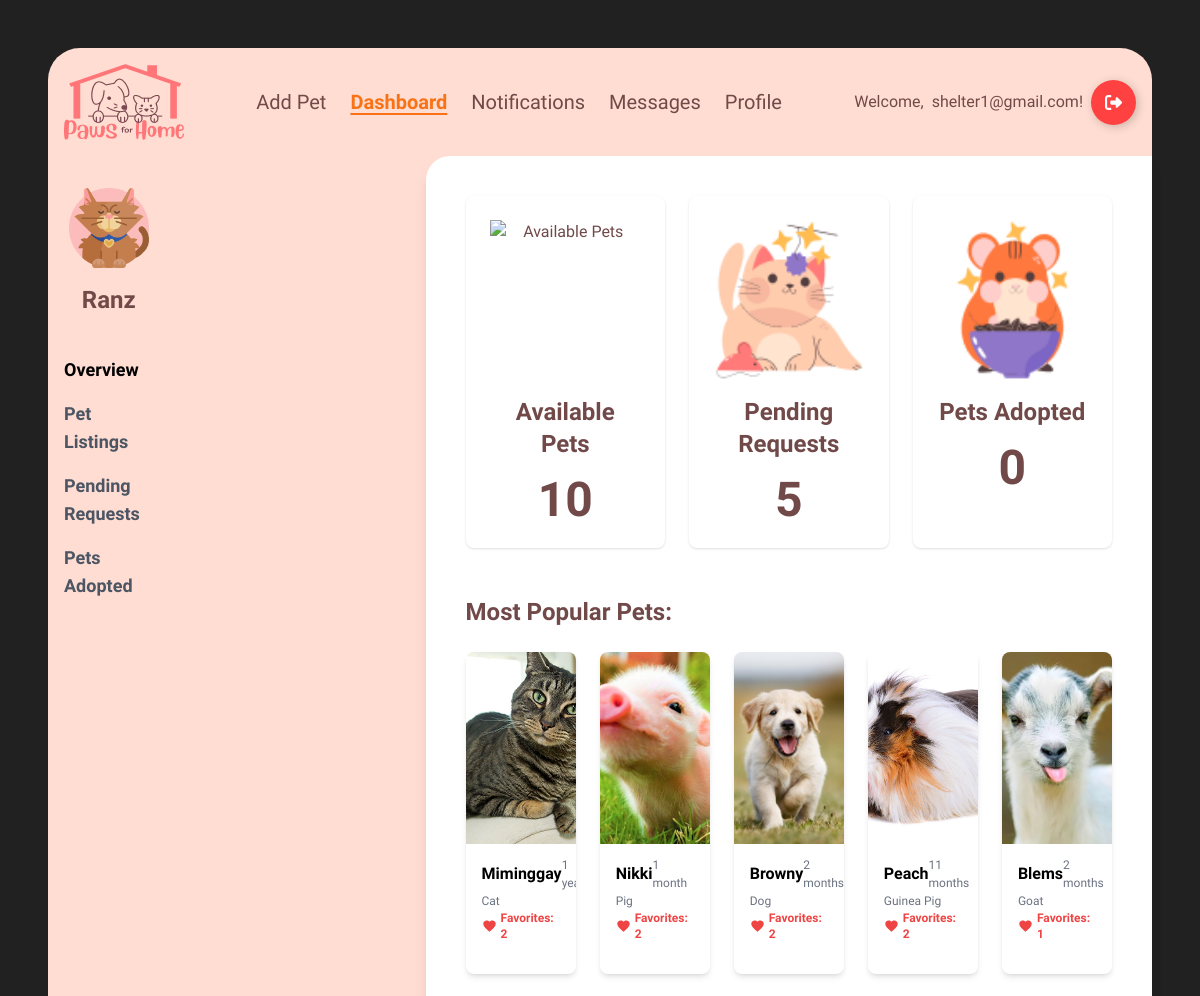
Page /shelterdashboard/ (signed in, upper part) on the earlier database version.
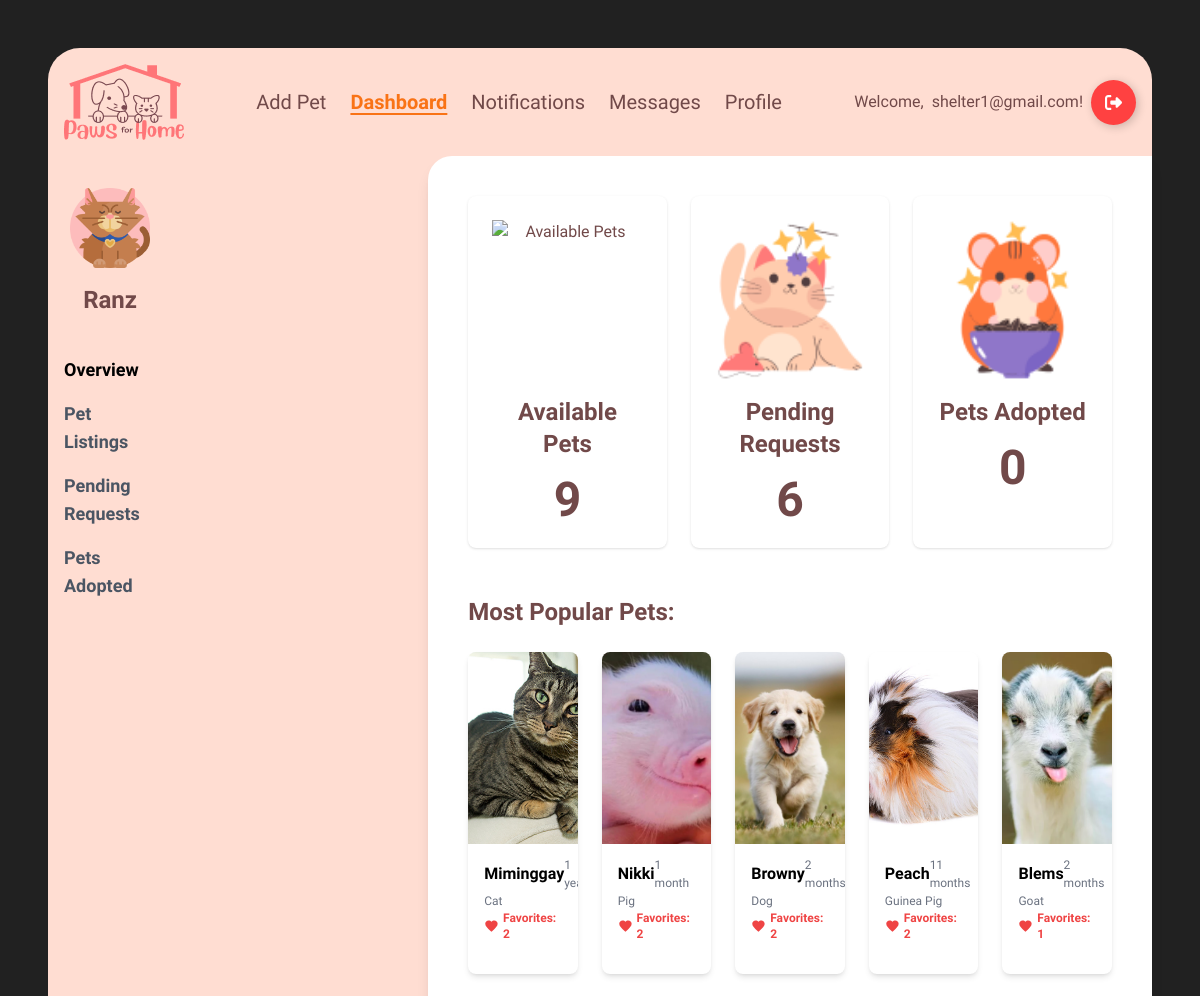
Same page on the later database version.
### pets/models.py (models this page shows, shortened)
class Pet(models.Model):
    STATUS_CHOICES = [
        (1, 'Available'),
        (2, 'Adopted'),
    ]
    TYPE_CHOICES = [
    ('Dog', 'Dog'),
    ('Cat', 'Cat'),
    ('Bird', 'Bird'),
    ('Fish', 'Fish'),
    ('Rabbit', 'Rabbit'),
    ('Hamster', 'Hamster'),
    ('Guinea Pig', 'Guinea Pig'),
    ('Frog', 'Frog'),
    ('Ferret', 'Ferret'),
    ('Chinchilla', 'Chinchilla'),
    ('Hedgehog', 'Hedgehog'),
    ('Mouse', 'Mouse'),
    ('Rat', 'Rat'),
    ('Turtle', 'Turtle'),
    ('Snake', 'Snake'),
    ('Lizard', 'Lizard'),
    ('Parrot', 'Parrot'),
    ('Canary', 'Canary'),
    ('Budgerigar', 'Budgerigar'),
    ('Cockatoo', 'Cockatoo'),
    ('Macaw', 'Macaw'),
    ('Lovebird', 'Lovebird'),
    ('Quail', 'Quail'),
    ('Duck', 'Duck'),
    ('Chicken', 'Chicken'),
    ('Goat', 'Goat'),
    ('Pig', 'Pig'),
    ('Spider', 'Spider'),
    ('Tarantula', 'Tarantula'),
    ('Other', 'Other'),
    ]
    name = models.CharField(max_length=100)
    image = models.ImageField(upload_to='pets/', default='pets/default_pet.jpg')
    type = models.CharField(choices=TYPE_CHOICES, max_length=20, default='other')
    age_years = models.IntegerField(default=0)
    age_months = models.IntegerField(default=0)
    description = models.TextField(blank=True,null=True)
    location = models.TextField(blank=True,null=True, default='N/A')
    breed = models.CharField(max_length=50, blank=True, null=True)
    adoption_fee = models.IntegerField(default=0, blank=True)
    status = models.IntegerField(choices=STATUS_CHOICES, default=1)
    created_at = models.DateTimeField(auto_now_add=True)
    owner = models.ForeignKey(settings.AUTH_USER_MODEL, on_delete=models.CASCADE, null=True)
    is_deleted = models.BooleanField(default=False)

### main/decorators.py (the view)
    def _wrapped_view(request, *args, **kwargs):
        if request.user.account_type != 'shelter':
            return render(request, '403.html', {}, status=403)
        return view_func(request, *args, **kwargs)

### pets/views.py (called while the page is built)
@login_required
@shelter_required
def dashpets(request):
    all_pets = Pet.objects.filter(owner=request.user, status=1,is_deleted=False)
    pet_count = all_pets.count()
    adoption_requests = AdoptionRequest.objects.filter(pet__in=all_pets,status = 1)
    pending_count = adoption_requests.count()
    popular_pets = (
        all_pets.annotate(favorites_count=Count('favorite'))
        .filter(favorites_count__gt=0)
        .order_by('-favorites_count')
    )
    pets = all_pets.order_by('-created_at')[:4]
    adopted_count = Pet.objects.filter(owner=request.user, status=2).count()
    return render(request, 'shelterdashboard.html', {
        'pets': pets,
        'pet_count': pet_count,
        'pending_count': pending_count,
        'adopted_count': adopted_count,
        'popular_pets': popular_pets,
    })

### main/templates/shelterdashboard.html (shortened to what the changed rows need)
{% extends "base.html" %}
{% block content %}
{% load static %}
  <div class="flex flex-grow">
    <aside class="bg-[#FFDDD2] w-64 py-8 px-4 flex flex-col ">
      <h1 class="text-2xl font-bold text-center mt-4">{{request.user.first_name}}</h1>
    </aside>
<main class="flex-grow bg-white ml-64 p-10 rounded-tl-3xl shadow-lg max-w-[90%] xl:max-w-[85%] mx-auto">
  <section class="mb-12">
    <div class="grid grid-cols-3 gap-6">
      <div class="bg-white p-6 rounded-lg text-center shadow">
        <img src="{% static 'images/guineapigLogin.png' %}" alt="Available Pets" class="h-40 mx-auto">
        <h3 class="text-2xl font-bold mt-4">Available Pets</h3>
        <p class="text-5xl font-extrabold mt-4">{{ pet_count }}</p>
      </div>
      <div class="bg-white p-6 rounded-lg text-center shadow">
        <img src="{% static 'images/catshelterboardpic.png' %}" alt="Pending Requests" class="h-40 mx-auto">
        <h3 class="text-2xl font-bold mt-4">Pending Requests</h3>
        <p class="text-5xl font-extrabold mt-4">{{pending_count}}</p>
      </div>
    </div>
  </section>
  <section class="mb-12">
    <div class="grid grid-cols-5 gap-6">
        {% for pet in popular_pets %}
        <div class="bg-white rounded-lg shadow-md overflow-hidden">
          <img src="{{ pet.image.url }}" alt="{{ pet.name }}" class="w-full h-48 object-cover">
          <div class="px-4 pt-3 pb-8">
              <div class="flex justify-between items-center">
                  <h3 class="font-bold text-[16px] text-black">{{ pet.name }}</h3>
                  <p class="text-gray-500 text-[12px]">
                      {% if pet.age_years > 0 %}
                          {% if pet.age_years > 1 %}
                          {{ pet.age_years }} years
                          {% else %}
                          {{ pet.age_years }} year
                          {% endif %}
                      {% else %}
                          {% if pet.age_months > 1 %}
                          {{ pet.age_months }} months
                          {% else %}
                          {{ pet.age_months }} month
                          {% endif %}
                      {% endif %}
                  </p>
              </div>
              <span class="text-gray-500 text-[12px] block mt-0">{{ pet.type }}</span>
              <p class="flex items-center text-red-500 font-bold text-xs">
                <svg xmlns="http://www.w3.org/2000/svg" fill="currentColor" class="h-4 w-4 mr-1" viewBox="0 0 24 24">
                    <path d="M12 21.35l-1.45-1.32C5.4 15.36 2 12.28 2 8.5 2 5.42 4.42 3 7.5 3c1.74 0 3.41.81 4.5 2.09C13.09 3.81 14.76 3 16.5 3 19.58 3 22 5.42 22 8.5c0 3.78-3.4 6.86-8.55 11.54L12 21.35z"/>
                </svg>
                Favorites: {{ pet.favorites_count }}
            </p>
          </div>
            </div>
        {% empty %}
            <p class="text-gray-500">No popular pets to show.</p>
        {% endfor %}
    </div>
</section>
</main>
  </div>
  {% endblock%}

Differences in the rows shown:
changed Pet "Nikki": image: a different picture
Other differences:
{{ pet_count }}: "10" → "9"
{{ pending_count }}: "5" → "6"
